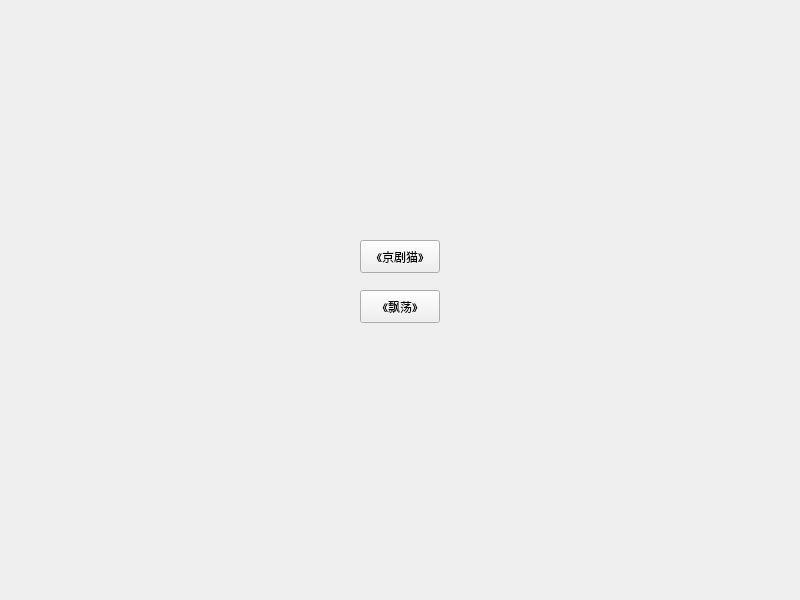
<?xml version="1.0" encoding="UTF-8"?>
<ui version="4.0">
 <class>LevelSelect</class>
 <widget class="QWidget" name="LevelSelect">
  <property name="geometry">
   <rect>
    <x>0</x>
    <y>0</y>
    <width>800</width>
    <height>600</height>
   </rect>
  </property>
  <property name="windowTitle">
   <string>Form</string>
  </property>
  <widget class="QPushButton" name="level1Btn">
   <property name="geometry">
    <rect>
     <x>360</x>
     <y>240</y>
     <width>80</width>
     <height>33</height>
    </rect>
   </property>
   <property name="text">
    <string>《京剧猫》</string>
   </property>
  </widget>
  <widget class="QPushButton" name="level2Btn">
   <property name="geometry">
    <rect>
     <x>360</x>
     <y>290</y>
     <width>80</width>
     <height>33</height>
    </rect>
   </property>
   <property name="text">
    <string>《飘荡》</string>
   </property>
  </widget>
 </widget>
 <resources/>
 <connections/>
</ui>
